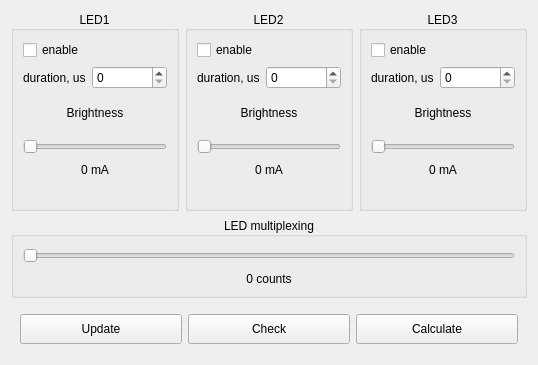
          <widget class="QWidget" name="widget_2" native="true">
           <layout class="QGridLayout" name="gridLayout_13">
            <item row="0" column="2">
             <widget class="QGroupBox" name="groupBox_7">
              <property name="sizePolicy">
               <sizepolicy hsizetype="Preferred" vsizetype="MinimumExpanding">
                <horstretch>0</horstretch>
                <verstretch>0</verstretch>
               </sizepolicy>
              </property>
              <property name="minimumSize">
               <size>
                <width>0</width>
                <height>200</height>
               </size>
              </property>
              <property name="title">
               <string>LED3</string>
              </property>
              <property name="alignment">
               <set>Qt::AlignmentFlag::AlignCenter</set>
              </property>
              <layout class="QGridLayout" name="gridLayout_15">
               <item row="0" column="0" colspan="2">
                <widget class="QCheckBox" name="checkBox_3">
                 <property name="text">
                  <string>enable</string>
                 </property>
                </widget>
               </item>
               <item row="1" column="0">
                <widget class="QLabel" name="label_24">
                 <property name="text">
                  <string>duration, us</string>
                 </property>
                </widget>
               </item>
               <item row="1" column="1">
                <widget class="QSpinBox" name="LED3_dur">
                 <property name="minimumSize">
                  <size>
                   <width>75</width>
                   <height>0</height>
                  </size>
                 </property>
                 <property name="maximum">
                  <number>1000</number>
                 </property>
                </widget>
               </item>
               <item row="2" column="0" colspan="2">
                <widget class="QLabel" name="label_37">
                 <property name="text">
                  <string>Brightness</string>
                 </property>
                 <property name="alignment">
                  <set>Qt::AlignmentFlag::AlignCenter</set>
                 </property>
                </widget>
               </item>
               <item row="3" column="0" colspan="2">
                <widget class="QSlider" name="bright3">
                 <property name="minimumSize">
                  <size>
                   <width>0</width>
                   <height>20</height>
                  </size>
                 </property>
                 <property name="maximum">
                  <number>63</number>
                 </property>
                 <property name="orientation">
                  <enum>Qt::Orientation::Horizontal</enum>
                 </property>
                </widget>
               </item>
               <item row="4" column="0" colspan="2">
                <widget class="QLabel" name="label_44">
                 <property name="text">
                  <string>0 mA</string>
                 </property>
                 <property name="alignment">
                  <set>Qt::AlignmentFlag::AlignHCenter|Qt::AlignmentFlag::AlignTop</set>
                 </property>
                </widget>
               </item>
              </layout>
             </widget>
            </item>
            <item row="0" column="0">
             <widget class="QGroupBox" name="groupBox_5">
              <property name="sizePolicy">
               <sizepolicy hsizetype="Preferred" vsizetype="MinimumExpanding">
                <horstretch>0</horstretch>
                <verstretch>0</verstretch>
               </sizepolicy>
              </property>
              <property name="minimumSize">
               <size>
                <width>0</width>
                <height>200</height>
               </size>
              </property>
              <property name="title">
               <string>LED1</string>
              </property>
              <property name="alignment">
               <set>Qt::AlignmentFlag::AlignCenter</set>
              </property>
              <layout class="QGridLayout" name="gridLayout_16">
               <item row="0" column="0" colspan="2">
                <widget class="QCheckBox" name="checkBox">
                 <property name="text">
                  <string>enable</string>
                 </property>
                </widget>
               </item>
               <item row="1" column="0">
                <widget class="QLabel" name="label_22">
                 <property name="text">
                  <string>duration, us</string>
                 </property>
                </widget>
               </item>
               <item row="1" column="1">
                <widget class="QSpinBox" name="LED1_dur">
                 <property name="minimumSize">
                  <size>
                   <width>75</width>
                   <height>0</height>
                  </size>
                 </property>
                 <property name="maximum">
                  <number>1000</number>
                 </property>
                </widget>
               </item>
               <item row="2" column="0" colspan="2">
                <widget class="QLabel" name="label_29">
                 <property name="text">
                  <string>Brightness</string>
                 </property>
                 <property name="alignment">
                  <set>Qt::AlignmentFlag::AlignCenter</set>
                 </property>
                </widget>
               </item>
               <item row="3" column="0" colspan="2">
                <widget class="QSlider" name="bright1">
                 <property name="minimumSize">
                  <size>
                   <width>0</width>
                   <height>20</height>
                  </size>
                 </property>
                 <property name="maximum">
                  <number>63</number>
                 </property>
                 <property name="singleStep">
                  <number>1</number>
                 </property>
                 <property name="orientation">
                  <enum>Qt::Orientation::Horizontal</enum>
                 </property>
                </widget>
               </item>
               <item row="4" column="0" colspan="2">
                <widget class="QLabel" name="label_42">
                 <property name="text">
                  <string>0 mA</string>
                 </property>
                 <property name="alignment">
                  <set>Qt::AlignmentFlag::AlignHCenter|Qt::AlignmentFlag::AlignTop</set>
                 </property>
                </widget>
               </item>
              </layout>
             </widget>
            </item>
            <item row="0" column="1">
             <widget class="QGroupBox" name="groupBox_6">
              <property name="sizePolicy">
               <sizepolicy hsizetype="Preferred" vsizetype="MinimumExpanding">
                <horstretch>0</horstretch>
                <verstretch>0</verstretch>
               </sizepolicy>
              </property>
              <property name="minimumSize">
               <size>
                <width>0</width>
                <height>200</height>
               </size>
              </property>
              <property name="title">
               <string>LED2</string>
              </property>
              <property name="alignment">
               <set>Qt::AlignmentFlag::AlignCenter</set>
              </property>
              <layout class="QGridLayout" name="gridLayout_14">
               <item row="0" column="0" colspan="2">
                <widget class="QCheckBox" name="checkBox_2">
                 <property name="text">
                  <string>enable</string>
                 </property>
                </widget>
               </item>
               <item row="1" column="0">
                <widget class="QLabel" name="label_23">
                 <property name="text">
                  <string>duration, us</string>
                 </property>
                </widget>
               </item>
               <item row="1" column="1">
                <widget class="QSpinBox" name="LED2_dur">
                 <property name="minimumSize">
                  <size>
                   <width>75</width>
                   <height>0</height>
                  </size>
                 </property>
                 <property name="maximum">
                  <number>1000</number>
                 </property>
                </widget>
               </item>
               <item row="2" column="0" colspan="2">
                <widget class="QLabel" name="label_32">
                 <property name="text">
                  <string>Brightness</string>
                 </property>
                 <property name="alignment">
                  <set>Qt::AlignmentFlag::AlignCenter</set>
                 </property>
                </widget>
               </item>
               <item row="3" column="0" colspan="2">
                <widget class="QSlider" name="bright2">
                 <property name="minimumSize">
                  <size>
                   <width>0</width>
                   <height>20</height>
                  </size>
                 </property>
                 <property name="maximum">
                  <number>63</number>
                 </property>
                 <property name="orientation">
                  <enum>Qt::Orientation::Horizontal</enum>
                 </property>
                </widget>
               </item>
               <item row="4" column="0" colspan="2">
                <widget class="QLabel" name="label_43">
                 <property name="text">
                  <string>0 mA</string>
                 </property>
                 <property name="alignment">
                  <set>Qt::AlignmentFlag::AlignHCenter|Qt::AlignmentFlag::AlignTop</set>
                 </property>
                </widget>
               </item>
              </layout>
             </widget>
            </item>
            <item row="2" column="0" colspan="3">
             <widget class="QWidget" name="widget_5" native="true">
              <property name="sizePolicy">
               <sizepolicy hsizetype="Expanding" vsizetype="Minimum">
                <horstretch>0</horstretch>
                <verstretch>0</verstretch>
               </sizepolicy>
              </property>
              <property name="minimumSize">
               <size>
                <width>0</width>
                <height>50</height>
               </size>
              </property>
              <layout class="QGridLayout" name="gridLayout_12">
               <item row="0" column="0">
                <widget class="QPushButton" name="pushButton_3">
                 <property name="sizePolicy">
                  <sizepolicy hsizetype="Preferred" vsizetype="Fixed">
                   <horstretch>0</horstretch>
                   <verstretch>0</verstretch>
                  </sizepolicy>
                 </property>
                 <property name="minimumSize">
                  <size>
                   <width>0</width>
                   <height>30</height>
                  </size>
                 </property>
                 <property name="text">
                  <string>Update</string>
                 </property>
                </widget>
               </item>
               <item row="0" column="1">
                <widget class="QPushButton" name="pushButton_2">
                 <property name="sizePolicy">
                  <sizepolicy hsizetype="Preferred" vsizetype="Fixed">
                   <horstretch>0</horstretch>
                   <verstretch>0</verstretch>
                  </sizepolicy>
                 </property>
                 <property name="minimumSize">
                  <size>
                   <width>0</width>
                   <height>30</height>
                  </size>
                 </property>
                 <property name="text">
                  <string>Check</string>
                 </property>
                </widget>
               </item>
               <item row="0" column="2">
                <widget class="QPushButton" name="pushButton">
                 <property name="sizePolicy">
                  <sizepolicy hsizetype="Preferred" vsizetype="Fixed">
                   <horstretch>0</horstretch>
                   <verstretch>0</verstretch>
                  </sizepolicy>
                 </property>
                 <property name="minimumSize">
                  <size>
                   <width>0</width>
                   <height>30</height>
                  </size>
                 </property>
                 <property name="text">
                  <string>Calculate</string>
                 </property>
                </widget>
               </item>
              </layout>
             </widget>
            </item>
            <item row="1" column="0" colspan="3">
             <widget class="QGroupBox" name="groupBox_8">
              <property name="minimumSize">
               <size>
                <width>0</width>
                <height>80</height>
               </size>
              </property>
              <property name="title">
               <string>LED multiplexing</string>
              </property>
              <property name="alignment">
               <set>Qt::AlignmentFlag::AlignCenter</set>
              </property>
              <layout class="QGridLayout" name="gridLayout_19">
               <item row="0" column="0">
                <widget class="QSlider" name="multiplex">
                 <property name="minimumSize">
                  <size>
                   <width>0</width>
                   <height>20</height>
                  </size>
                 </property>
                 <property name="maximumSize">
                  <size>
                   <width>16777215</width>
                   <height>16777215</height>
                  </size>
                 </property>
                 <property name="maximum">
                  <number>65535</number>
                 </property>
                 <property name="singleStep">
                  <number>1</number>
                 </property>
                 <property name="pageStep">
                  <number>1</number>
                 </property>
                 <property name="orientation">
                  <enum>Qt::Orientation::Horizontal</enum>
                 </property>
                </widget>
               </item>
               <item row="1" column="0">
                <widget class="QLabel" name="label_multiplex">
                 <property name="text">
                  <string>0 counts</string>
                 </property>
                 <property name="alignment">
                  <set>Qt::AlignmentFlag::AlignHCenter|Qt::AlignmentFlag::AlignTop</set>
                 </property>
                </widget>
               </item>
              </layout>
             </widget>
            </item>
           </layout>
          </widget>
